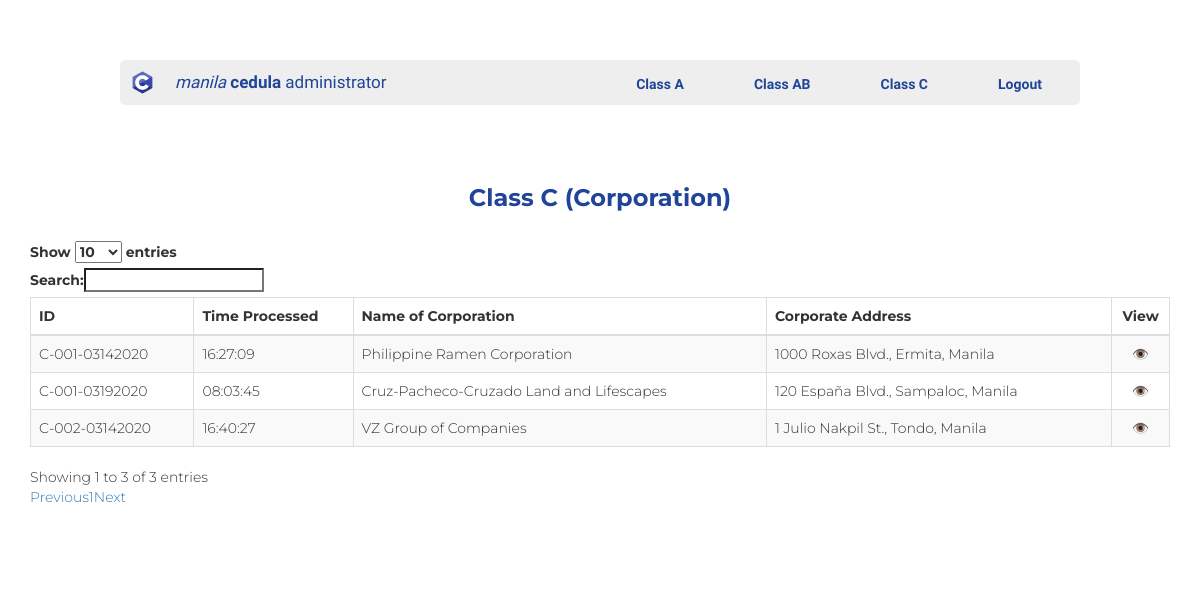
The app's page /admin_class_c.php (signed in), older data.
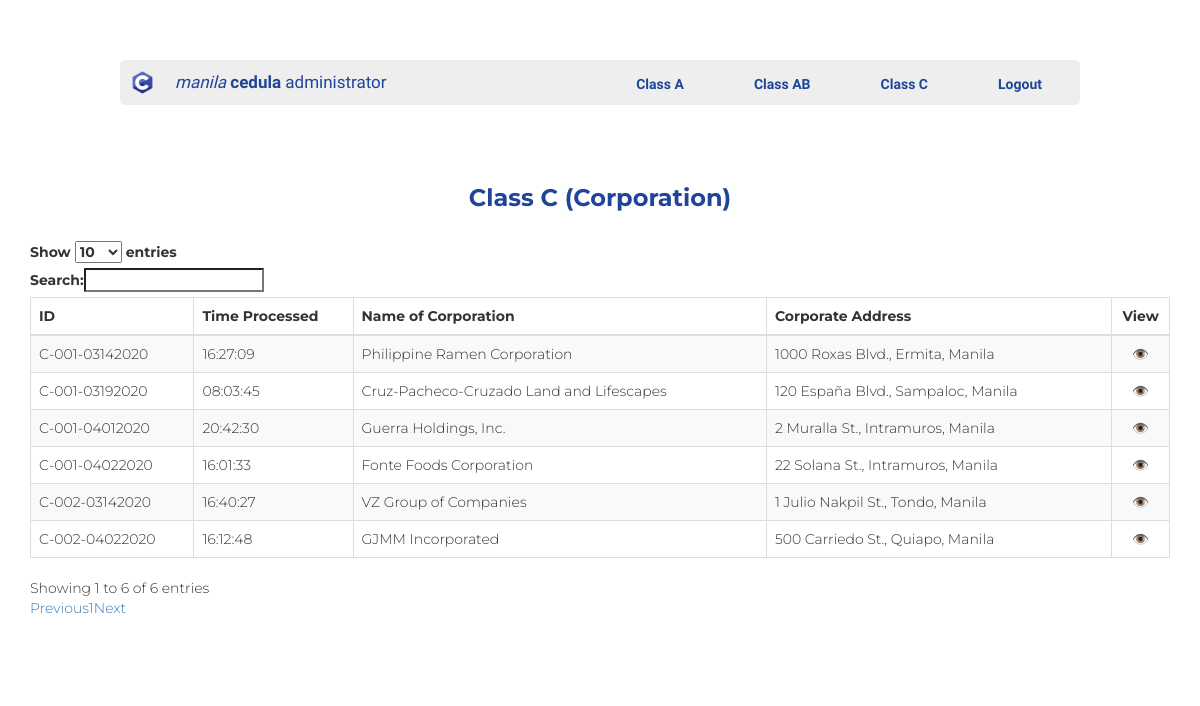
The same page, newer data.
### tables this page shows
CREATE TABLE `classc` (
  `ID` int(11) NOT NULL,
  `queueNo` varchar(14) NOT NULL,
  `dateProcessed` date NOT NULL,
  `timeProcessed` time NOT NULL,
  `firstName` varchar(50) NOT NULL,
  `middle` varchar(5) NOT NULL,
  `lastName` varchar(30) NOT NULL,
  `corporation` varchar(100) NOT NULL,
  `addressOfCorporation` varchar(100) NOT NULL,
  `dateOfRegistration` date NOT NULL,
  `placeOfRegistration` varchar(100) NOT NULL,
  `natureOfBusiness` varchar(50) NOT NULL,
  `nbspTIN` bigint(20) NOT NULL,
  `assessedRealProperty` double NOT NULL,
  `grossEarnings` double NOT NULL,
  `communityTax` double NOT NULL
);

### admin_class_c_table.php (the view, shortened to what this page needs)
<thead>
     <tr>
          <td><b>ID</b></td>
          <td><b>Time Processed</b></td>
          <td><b>Name of Corporation</b></td>
          <td><b>Corporate Address</b></td>
          <td align="center"><b>View</b></td>
     </tr>
</thead>
<?php
     $con = mysqli_connect('localhost', 'root', '');
     mysqli_select_db($con, 'cedula');
     $query = "SELECT * FROM classc";
     mysqli_query($con, $query);
     $sortTable="SELECT * FROM classc ORDER BY id DESC";
     $sortedTable = mysqli_query($con, $sortTable);
     while($row = mysqli_fetch_array($sortedTable))
     {
     echo '
     <tr>
          <td>'.$row["queueNo"].'</td>
          <td>'.$row["timeProcessed"].'</td>
          <td>'.$row["corporation"].'</td>
          <td>'.$row["addressOfCorporation"].'</td>
          <td align="center"><a href="">👁️</a></td>
     </tr>
     ';
     }
?>

### admin_class_c.php (shortened to what this page needs)
<!DOCTYPE html>
<html style="background-color: white;">
     <head>
          <link rel="stylesheet" href="https://maxcdn.bootstrapcdn.com/bootstrap/3.3.6/css/bootstrap.min.css" />
          <link rel="stylesheet" href="https://cdn.datatables.net/1.10.12/css/dataTables.bootstrap.min.css" />
          <link rel="stylesheet" href="style.css" />
     </head>
     <body>
     <div class="adminclass">
        <div class="container_all">
                <div class="navbaradmin">
                    <div class="logoadmin-pic"><img src="img/Clogo.png" height="25px" width="25px"></div>
                    <div class="logoadmin"><a href=""><i>manila</i>&nbsp;<b>cedula</b>&nbsp;administrator</a></div>
                <div class="menuadmin">
                    <ul class="navbaradmin_ul">
                    <li><a  class="btn" href="admin_class_a.php"><b>Class A</b></a></li>
                    <li><a  class="btn" href="admin_class_ab.php"><b>Class AB</b></a></li>
                    <li><a  class="btn" href="admin_class_c.php"><b>Class C</b></a></li>
                    <li><a  class="btn" href="logout.php"><b>Logout</b></a></li>
                    </ul>
                </div>
            </div>
        </div>
          <div class="container" style="font-family: 'Montserrat';">
               <h3 align="center" style="color: #1f4498"><b>Class C (Corporation)</b></h3>
               <br />
               <div class="table-responsive">
                    <table id="class_c_data" class="table table-striped table-bordered">
                         <?php include 'admin_class_c_table.php'; ?>
                    </table>  <br><br><br>
               </div>
          </div>
     </body>
</html>

Row changes from the older to the newer data that the page shows:
added classc: queueNo "C-002-04022020", timeProcessed "16:12:48", corporation "GJMM Incorporated", addressOfCorporation "500 Carriedo St., Quiapo, Manila"
added classc: queueNo "C-001-04022020", timeProcessed "16:01:33", corporation "Fonte Foods Corporation", addressOfCorporation "22 Solana St., Intramuros, Manila"
added classc: queueNo "C-001-04012020", timeProcessed "20:42:30", corporation "Guerra Holdings, Inc.", addressOfCorporation "2 Muralla St., Intramuros, Manila"
Text that changed along with them:
text written by a page script: "Show entries Search: Showing 1 to 3 of 3 entries Previous 1 Next" → "Show entries Search: Showing 1 to 6 of 6 entries Previous 1 Next"
